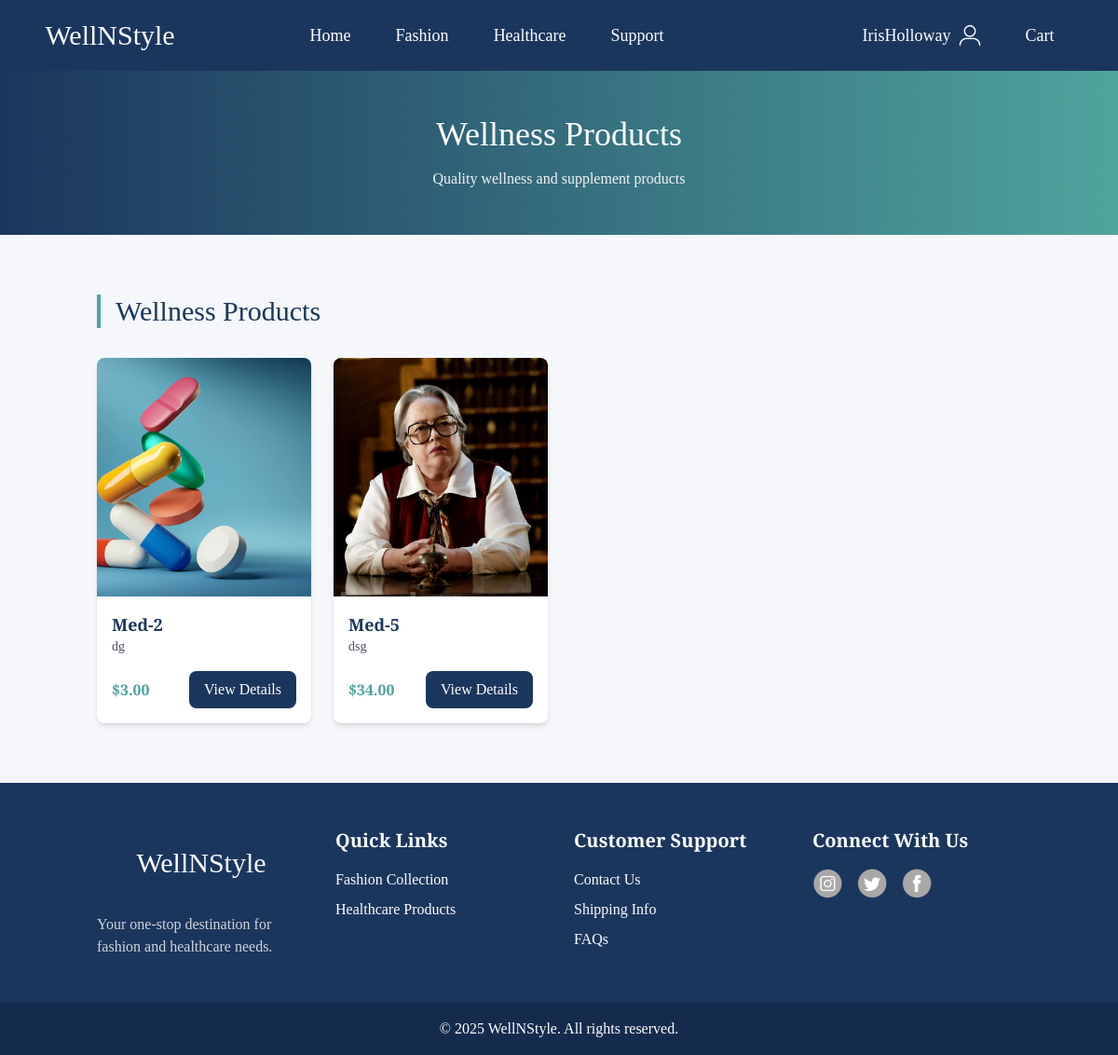
Screenshot of /wellness/ (signed in) with the database file from the repository.
### ecom/models.py (models this page shows, shortened)
class Product(models.Model):
    name = models.CharField(max_length=255)
    description = models.TextField()
    price = models.DecimalField(max_digits=10, decimal_places=2)
    category = models.ForeignKey(Category, on_delete=models.CASCADE)
    image = models.ImageField(upload_to='product/img')
    stock_quantity = models.IntegerField()

### ecom/views.py (the view)
# urls.py: path('wellness/', wellness, name='wellness'),
def wellness(request):
    try:
        wellness_category = Category.objects.get(name="wellness")
        wellness_products = Product.objects.filter(category=wellness_category)
        return render(request, 'ecom/wellness.html', {
            "wellness": wellness_products,
        })
    except Category.DoesNotExist:
        return render(request, 'ecom/wellness.html', {
            "wellness": [],
        })

### ecom/templates/ecom/wellness.html (shortened to what this page needs)
{% extends 'ecom/base.html' %}
{% load static %}
{% block body %}
<div class="bg-gradient-to-r from-[#1B365D] to-[#4FA49D] py-12">
    <h1 class="text-4xl text-center text-white mb-4">Wellness Products</h1>
    <p class="text-center text-gray-100">Quality wellness and supplement products</p>
</div>
<section class="py-16 bg-[#F5F7FA]">
    <div class="container mx-auto px-4">
        <h2 class="text-3xl text-[#1B365D] mb-8 pl-4 border-l-4 border-[#4FA49D]">Wellness Products</h2>
        {% if wellness %}
        <div class="grid grid-cols-1 md:grid-cols-3 lg:grid-cols-4 gap-6">
            {% for product in wellness %}
            <div class="bg-white rounded-lg shadow-md overflow-hidden hover:shadow-xl transition-shadow">
                <a href="{% url 'product' product.id %}">
                    <img class="w-full h-64 object-cover" src="/media/{{product.image}}" alt="{{product.name}}">
                    <div class="p-4">
                        <h3 class="text-lg font-semibold text-[#1B365D]">{{product.name}}</h3>
                        <p class="text-gray-600 text-sm mb-2">{{product.description|truncatechars:100}}</p>
                        <div class="flex justify-between items-center mt-4">
                            <span class="text-[#4FA49D] font-bold">${{product.price}}</span>
                            <button class="bg-[#1B365D] text-white px-4 py-2 rounded-lg hover:bg-[#4FA49D] transition-colors">
                                View Details
                            </button>
                        </div>
                    </div>
                </a>
            </div>
            {% endfor %}
        </div>
        {% else %}
        <div class="text-center py-8">
            <p class="text-gray-600">No wellness products available at the moment.</p>
        </div>
        {% endif %}
    </div>
</section>
{% endblock %}

### ecom/templates/ecom/base.html (shortened to what this page needs)
{% load static %}
<!DOCTYPE html>
<html lang="en">
<head>
    <link rel="stylesheet" href="{% static './css/style.css' %}">
    <script src="https://cdn.tailwindcss.com"></script>
</head>
<body>
    <nav class="flex justify-around text-lg bg-[#1B365D] text-white shadow-lg">
        <ul>
            <li class="text-3xl text-center py-5">WellNStyle</li>
        </ul>
        <ul class="flex px-6 mr-12 items-center">
            <li class="hover:bg-[#4FA49D] transition-colors cursor-pointer px-6 py-6"><a href="/">Home</a></li>
            <li class="group relative hover:bg-[#4FA49D] transition-colors cursor-pointer px-6 py-6">
                <a href="/collection/">Fashion</a>
            </li>
            <li class="group relative hover:bg-[#4FA49D] transition-colors cursor-pointer px-6 py-6">
                <a href="{% url 'healthcare' %}">Healthcare</a>
            </li>
            <li class="hover:bg-[#4FA49D] transition-colors cursor-pointer px-6 py-6"><a href="/customercare/">Support</a></li>
        </ul>
        {% if user.is_authenticated %}
            <ul class="flex justify-center items-center">
                <li class="text-center px-5"><a href="/account/" class="flex items-center"><span>{{request.user}}</span><img src="/media/download.png" class="h-8 px-1"></a></li>
                <li class="hover:bg-[#4FA49D] transition-colors cursor-pointer px-5 py-6"><a href="/cart/">Cart</a></li>
            </ul>
        {% else %}
            <ul class="flex items-center">
                <li class="hover:text-gray-200 hover:underline cursor-pointer px-10 py-6"><a href="/loginpg/">Log In</a></li>
                <li class="hover:text-gray-200 hover:underline cursor-pointer px-10 py-6">Cart - </li>
            </ul>
        {% endif %}
    </nav>
    {% block body %}
    {% endblock %}
    <footer class="bg-[#1B365D] text-white">
        <div class="container mx-auto py-12 px-4 grid grid-cols-4 gap-8">
            <div>
                <p class="text-3xl text-center py-5"> WellNStyle </p>
                <p class="mt-4 text-gray-300">Your one-stop destination for fashion and healthcare needs.</p>
            </div>
            <div>
                <h3 class="text-xl font-semibold mb-4">Quick Links</h3>
                <ul class="space-y-2">
                    <li><a href="/collection/#fashion" class="hover:text-[#4FA49D]">Fashion Collection</a></li>
                    <li><a href="/collection/#healthcare" class="hover:text-[#4FA49D]">Healthcare Products</a></li>
                </ul>
            </div>
            <div>
                <h3 class="text-xl font-semibold mb-4">Customer Support</h3>
                <ul class="space-y-2">
                    <li><a href="/customercare/" class="hover:text-[#4FA49D]">Contact Us</a></li>
                    <li><a href="/customercare/" class="hover:text-[#4FA49D]">Shipping Info</a></li>
                    <li><a href="/customercare/" class="hover:text-[#4FA49D]">FAQs</a></li>
                </ul>
            </div>
            <div>
                <h3 class="text-xl font-semibold mb-4">Connect With Us</h3>
                <div class="flex space-x-4">
                    <a href="#" class="hover:opacity-75"><img class="w-8" src="{% static './img/ig.png' %}" alt="Instagram"></a>
                    <a href="#" class="hover:opacity-75"><img class="w-8" src="{% static './img/x.png' %}" alt="Twitter"></a>
                    <a href="#" class="hover:opacity-75"><img class="w-8" src="{% static './img/FB.png' %}" alt="Facebook"></a>
                </div>
            </div>
        </div>
        <div class="bg-[#152B4E] text-center py-4">
            <p>© 2025 WellNStyle. All rights reserved.</p>
        </div>
    </footer>
</body>
</html>

### ecom/static/css/style.css (style rules this page uses)
* { font-family: "Josefin Slab", serif; font-optical-sizing: auto; font-weight: 400; font-style: normal; }

### rows the page displays
Product: image (picture), name "Med-2", description "dg", price "3.00"
Product: image (picture), name "Med-5", description "dsg", price "34.00"

### other values shown
{{ request.user }} "IrisHolloway"
